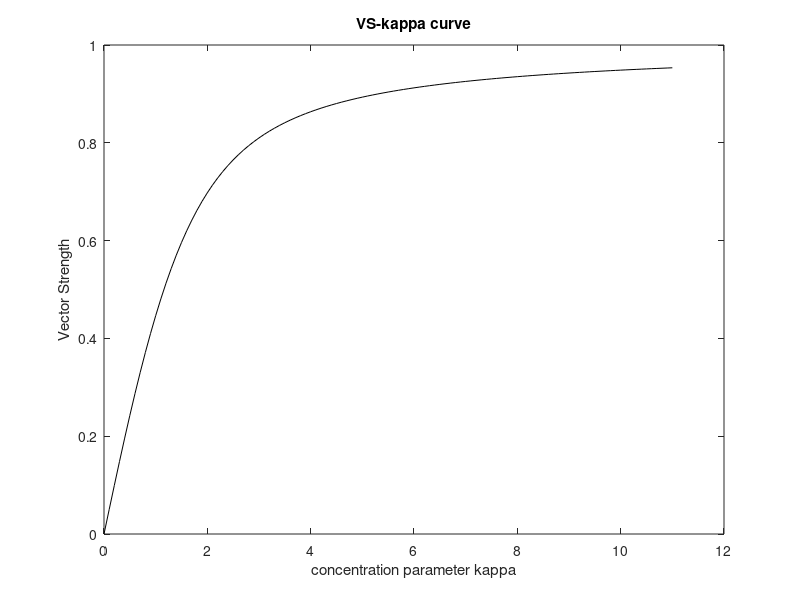
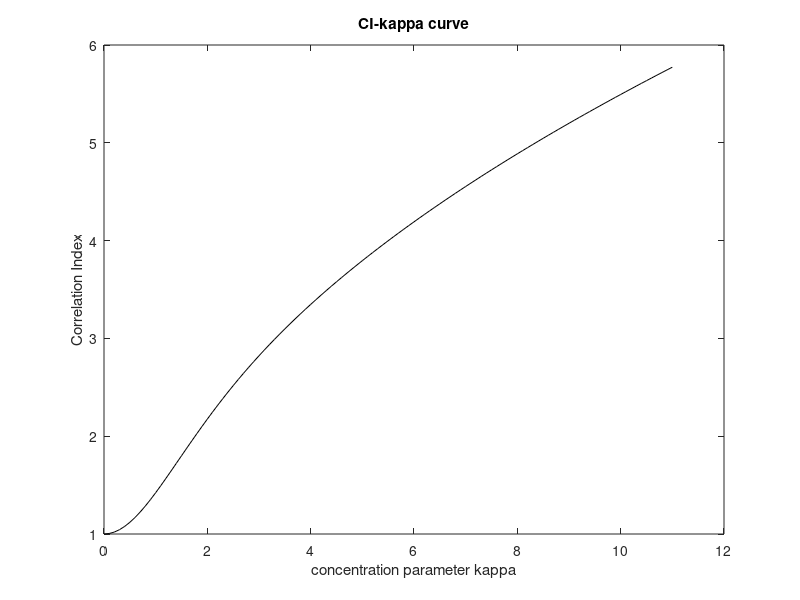
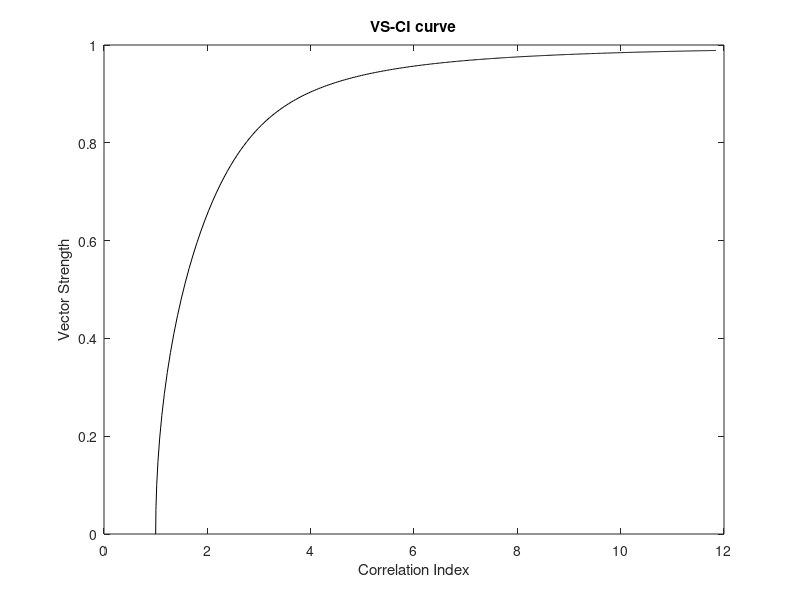

These figures' MATLAB source, in order:
%%%%%%%%%%%%%%%%%%%%%%%%%%%%%%%%%%%%%%%%%%%%%%%%%%%%%%%%%%%%%%%%%%%%%%%%%%%
% This script creates all the figures for the panels A to G of Figure 2.
%%%%%%%%%%%%%%%%%%%%%%%%%%%%%%%%%%%%%%%%%%%%%%%%%%%%%%%%%%%%%%%%%%%%%%%%%%%

%% panel A: Raster plots for simulated spike trains (VSin = 0.3, 0.6, 0.9)


%% panel B: Phase histograms corresponding to the rasters in panel A


%% panel C: VS-kappa curve
kappa = 0:0.1:11;
VStheo = besseli(1,kappa) ./ besseli(0,kappa);
figure
plot(kappa, VStheo, '-k')
xlabel('concentration parameter kappa')
ylabel('Vector Strength')
title('VS-kappa curve')

%% panel D: SAC curves corresponding to the rasters in panel A


%% panel E: CI-kappa curve
kappa = 0:0.1:11;
CItheo = besseli(0,2*kappa) ./ (besseli(0,kappa)).^2;
figure
plot(kappa, CItheo, '-k')
xlabel('concentration parameter kappa')
ylabel('Correlation Index')
title('CI-kappa curve')

%% panel F: VS-CI plot (theoretical)
kappa = 0:0.1:45;
VStheo = besseli(1,kappa) ./ besseli(0,kappa);
CItheo = besseli(0,2*kappa) ./ (besseli(0,kappa)).^2;
figure
plot(CItheo, VStheo, '-k')
ylabel('Vector Strength')
xlabel('Correlation Index')
title('VS-CI curve')

%% panel G: Decay of SAC through stimulus duration


